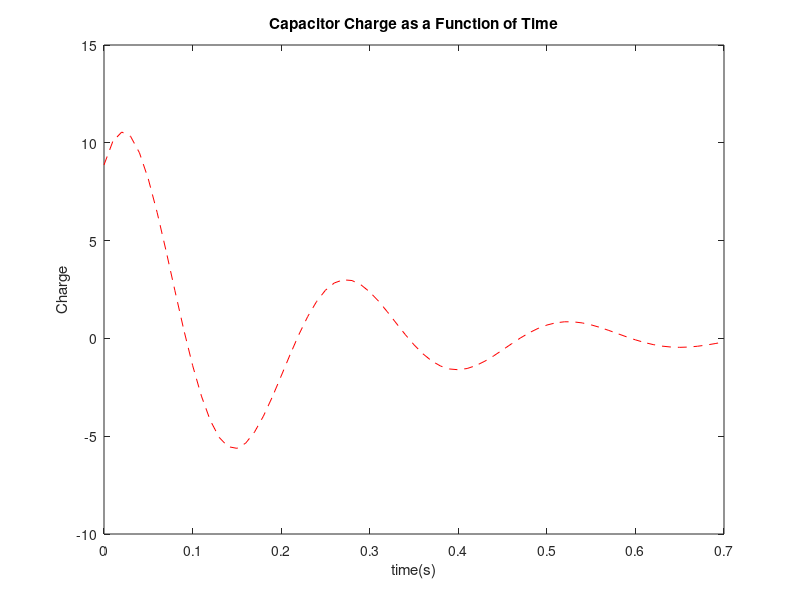

MATLAB code for this plot:
clear all
q = 12; %INITIAL CHARGE
R = 50; %RESISTANCE
L = 5; %INDUCTANCE
C = 10^ - 4; %CAPACITANCE
t = [0:0.01:0.7];
y = q * exp((-R * t) / (2 * L)) .* cos(sqrt(1 / (L * C)) - (R / (2 * L))^2 .* t);
plot(t, y, '--r')
xlabel('time(s)')
ylabel('Charge')
title('Capacitor Charge as a Function of Time')
